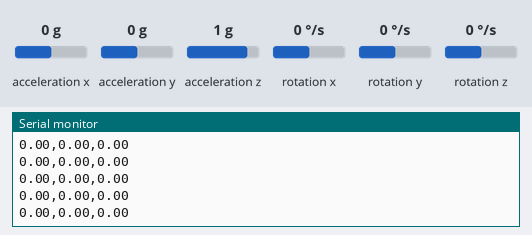
A sketch run on a simulated Arduino Uno, built with avr-gcc and run on an emulated ATmega328P. Parts: the last lines printed to the serial monitor. Wiring (inferred from the names in the program): MPU-6050 motion sensor at I2C address 0x68. The test bench sets the inputs (shaded band); at power-on: acceleration z 1 g, acceleration y 0 g, rotation x 0 °/s, rotation z 0 °/s, acceleration x 0 g, rotation y 0 °/s.

Above: at 1.3 s.
1.4 s: acceleration z set to 0 g
At 1.45 s:
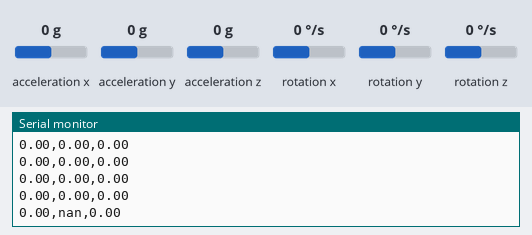
3.3 s: acceleration y set to -1.4 g
At 3.3 s:
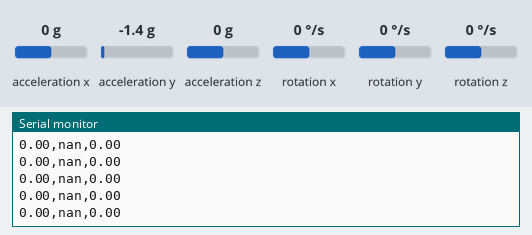
4.8 s: rotation x set to -192 °/s
At 4.84 s:
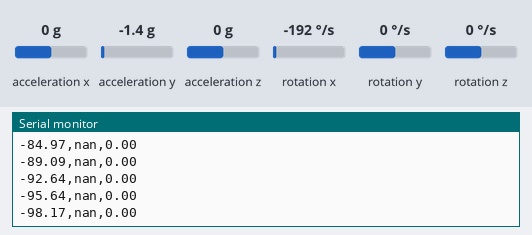
6.3 s: rotation z set to -192 °/s
At 6.39 s:
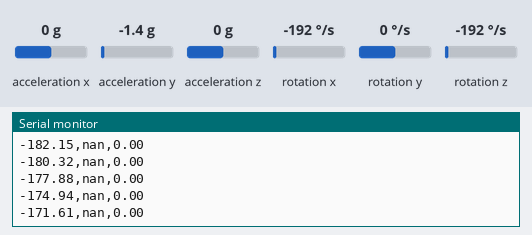
Timing chart, 0 to 9.3 s (numbered marks = the images above; inputs shaded):
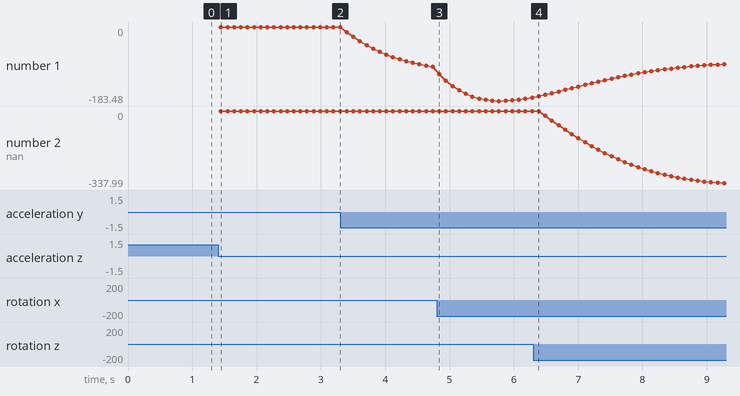

Measured:
- after the input at 1.4 s, the serial monitor: prints a new line after 0.05 s (image 1)
- plotted number 1: 0 → -98.17 after the input at 3.3 s, -98.17 → -174.94 after the input at 4.8 s, -174.94 → -88.06 after the input at 6.3 s
- plotted number 2: 0 → -337.99 after the input at 6.3 s

The sketch:

MPU6050_kalmanfilter.ino
```cpp
// (licence header left out)
#include <Wire.h>
#include <Kalman.h> // Source: https://github.com/TKJElectronics/KalmanFilter
#include <MPU6050.h>
#define RESTRICT_PITCH // Comment out to restrict roll to ±90deg instead - please read: http://www.freescale.com/files/sensors/doc/app_note/AN3461.pdf
MPU6050 mpu;
Kalman kalmanX; //
Kalman kalmanY;
Kalman kalmanZ;
float yaw = 0;
/* IMU Data */
double accX, accY, accZ;
double gyroX, gyroY, gyroZ;
int16_t tempRaw;

double gyroXangle, gyroYangle, gyroZangle; // Angle calculate using the gyro only
double compAngleX, compAngleY, comAngleZ; // Calculated angle using a complementary filter
double kalAngleX, kalAngleY, kalAngleZ; // Calculated angle using a Kalman filter

uint32_t timer;
uint8_t i2cData[14]; // Buffer for I2C data

// TODO: Make calibration routine

void setup() {
 //mpu.calibrateGyro();
 //mpu.setThreshold(1);
  Serial.begin(115200);
  Wire.begin();

//Arduino Version에 따라 I2C 통신 freqency를 400kHz로 설정 -> 빠른 데이터 전송을 위해
#if ARDUINO >= 157
  Wire.setClock(400000UL); // Set I2C frequency to 400kHz
#else
  TWBR = ((F_CPU / 400000UL) - 16) / 2; // Set I2C frequency to 400kHz
#endif

  //MPU6050의 sample rate, filtering, gyro 및 accelerometer 전체 범위 설정
  i2cData[0] = 7; // Set the sample rate to 1000Hz - 8kHz/(7+1) = 1000Hz
  i2cData[1] = 0x00; // Disable FSYNC and set 260 Hz Acc filtering, 256 Hz Gyro filtering, 8 KHz sampling
  i2cData[2] = 0x00; // Set Gyro Full Scale Range to ±250deg/s
  i2cData[3] = 0x00; // Set Accelerometer Full Scale Range to ±2g
  while (i2cWrite(0x19, i2cData, 4, false)); // Write to all four registers at once
  while (i2cWrite(0x6B, 0x01, true)); // PLL with X axis gyroscope reference and disable sleep mode

  //MPU6050의 주소 읽어와 올바른 장치인지 확인
  while (i2cRead(0x75, i2cData, 1));
  if (i2cData[0] != 0x68) { // Read "WHO_AM_I" register
    Serial.print(F("Error reading sensor"));
    while (1);
  }

  delay(100); // Wait for sensor to stabilize

  /* Set kalman and gyro starting angle */
  //MPU6050으로부터 acc 데이터 읽기
  while (i2cRead(0x3B, i2cData, 6));
  accX = (int16_t)((i2cData[0] << 8) | i2cData[1]);
  accY = (int16_t)((i2cData[2] << 8) | i2cData[3]);
  accZ = (int16_t)((i2cData[4] << 8) | i2cData[5]);

  // Source: http://www.freescale.com/files/sensors/doc/app_note/AN3461.pdf eq. 25 and eq. 26
  // atan2 outputs the value of -π to π (radians) - see http://en.wikipedia.org/wiki/Atan2
  // It is then converted from radians to degrees

  //acc data 이용해 초기 각도 계산 -> gyroscope 각도 보정하기 위한 초기값
#ifdef RESTRICT_PITCH // Eq. 25 and 26
  double roll  = atan2(accY, accZ) * RAD_TO_DEG;
  double pitch = atan(-accX / sqrt(accY * accY + accZ * accZ)) * RAD_TO_DEG;

#else // Eq. 28 and 29
  double roll  = atan(accY / sqrt(accX * accX + accZ * accZ)) * RAD_TO_DEG;
  double pitch = atan2(-accX, accZ) * RAD_TO_DEG;
#endif
  //초기 kalman filter 및 gyro 각도 설정
  kalmanX.setAngle(roll);
  kalmanY.setAngle(pitch);
  gyroXangle = roll;
  gyroYangle = pitch;
  compAngleX = roll;
  compAngleY = pitch;

  timer = micros();
  Serial.println("KalmanRoll, KalmanYaw, KalmanPitch");
}

void loop() {
  /* Update all the values */
  while (i2cRead(0x3B, i2cData, 14));
  accX = (int16_t)((i2cData[0] << 8) | i2cData[1]);
  accY = (int16_t)((i2cData[2] << 8) | i2cData[3]);
  accZ = (int16_t)((i2cData[4] << 8) | i2cData[5]);
  tempRaw = (int16_t)((i2cData[6] << 8) | i2cData[7]);
  gyroX = (int16_t)((i2cData[8] << 8) | i2cData[9]);
  gyroY = (int16_t)((i2cData[10] << 8) | i2cData[11]);
  gyroZ = (int16_t)((i2cData[12] << 8) | i2cData[13]);;

  double dt = (double)(micros() - timer) / 1000000; // Calculate delta time
  timer = micros();
  // Source: http://www.freescale.com/files/sensors/doc/app_note/AN3461.pdf eq. 25 and eq. 26
  // atan2 outputs the value of -π to π (radians) - see http://en.wikipedia.org/wiki/Atan2
  // It is then converted from radians to degrees
#ifdef RESTRICT_PITCH // Eq. 25 and 26
  double roll  = atan2(accY, accZ) * RAD_TO_DEG;
  double pitch = atan(-accX / sqrt(accY * accY + accZ * accZ)) * RAD_TO_DEG;
#else // Eq. 28 and 29
  double roll  = atan(accY / sqrt(accX * accX + accZ * accZ)) * RAD_TO_DEG;
  double pitch = atan2(-accX, accZ) * RAD_TO_DEG;
#endif
  double gyroXrate = gyroX / 131.0; // Convert to deg/s
  double gyroYrate = gyroY / 131.0; // Convert to deg/s
  double gyroZrate = gyroZ /131.0;

#ifdef RESTRICT_PITCH
  // This fixes the transition problem when the accelerometer angle jumps between -180 and 180 degrees
  if ((roll < -90 && kalAngleX > 90) || (roll > 90 && kalAngleX < -90)) {
    kalmanX.setAngle(roll);
    compAngleX = roll;
    kalAngleX = roll;
    gyroXangle = roll;
  } else
    kalAngleX = kalmanX.getAngle(roll, gyroXrate, dt); // Calculate the angle using a Kalman filter

  if (abs(kalAngleX) > 90)
    gyroYrate = -gyroYrate; // Invert rate, so it fits the restriced accelerometer reading
  kalAngleY = kalmanY.getAngle(pitch, gyroYrate, dt);
#else
  // This fixes the transition problem when the accelerometer angle jumps between -180 and 180 degrees
  if ((pitch < -90 && kalAngleY > 90) || (pitch > 90 && kalAngleY < -90)) {
    kalmanY.setAngle(pitch);
    compAngleY = pitch;
    kalAngleY = pitch;
    gyroYangle = pitch;
  } else
    kalAngleY = kalmanY.getAngle(pitch, gyroYrate, dt); // Calculate the angle using a Kalman filter

  if (abs(kalAngleY) > 90)
    gyroXrate = -gyroXrate; // Invert rate, so it fits the restriced accelerometer reading
  kalAngleX = kalmanX.getAngle(roll, gyroXrate, dt); // Calculate the angle using a Kalman filter
#endif
  gyroZ = gyroZ + 0.79;
  gyroXangle += gyroXrate * dt; // Calculate gyro angle without any filter
  gyroYangle += gyroYrate * dt;
  gyroZrate  += gyroZrate * dt;

  //gyroZangle 계산
  gyroZangle += kalmanZ.getRate() * dt;
  //gyroXangle += kalmanX.getRate() * dt; // Calculate gyro angle using the unbiased rate
  //gyroYangle += kalmanY.getRate() * dt;

  compAngleX = 0.93 * (compAngleX + gyroXrate * dt) + 0.07 * roll; // Calculate the angle using a Complimentary filter
  //compAngleY = 0.93 * (compAngleY + gyroYrate * dt) + 0.07 * pitch;

  // Reset the gyro angle when it has drifted too much
  if (gyroXangle < -180 || gyroXangle > 180)
    gyroXangle = kalAngleX;
  if (gyroYangle < -180 || gyroYangle > 180)
    gyroYangle = kalAngleY;


  kalAngleZ = kalmanZ.getAngle(yaw,gyroZrate,dt); // z 축 각도계

  /*
  Serial.print(kalAngleX); Serial.print("\t");
  Serial.print(kalAngleY); Serial.print("\t");
  Serial.println(gyroZangle); //Serial.print("\t");
  */


  /* Print Data */
  Serial.print(kalAngleX); Serial.print(",");
  Serial.print(kalAngleY); Serial.print(",");
  Serial.println(gyroZangle);//Serial.print("\t");
  delay(100);
}
```

I2C.ino
```cpp
// (licence header left out)
const uint8_t IMUAddress = 0x68; // AD0 is logic low on the PCB
const uint16_t I2C_TIMEOUT = 1000; // Used to check for errors in I2C communication

uint8_t i2cWrite(uint8_t registerAddress, uint8_t data, bool sendStop) {
  return i2cWrite(registerAddress, &data, 1, sendStop); // Returns 0 on success
}

uint8_t i2cWrite(uint8_t registerAddress, uint8_t *data, uint8_t length, bool sendStop) {
  Wire.beginTransmission(IMUAddress);
  Wire.write(registerAddress);
  Wire.write(data, length);
  uint8_t rcode = Wire.endTransmission(sendStop); // Returns 0 on success
  if (rcode) {
    Serial.print(F("i2cWrite failed: "));
    Serial.println(rcode);
  }
  return rcode; // See: http://arduino.cc/en/Reference/WireEndTransmission
}

uint8_t i2cRead(uint8_t registerAddress, uint8_t *data, uint8_t nbytes) {
  uint32_t timeOutTimer;
  Wire.beginTransmission(IMUAddress);
  Wire.write(registerAddress);
  uint8_t rcode = Wire.endTransmission(false); // Don't release the bus
  if (rcode) {
    Serial.print(F("i2cRead failed: "));
    Serial.println(rcode);
    return rcode; // See: http://arduino.cc/en/Reference/WireEndTransmission
  }
  Wire.requestFrom(IMUAddress, nbytes, (uint8_t)true); // Send a repeated start and then release the bus after reading
  for (uint8_t i = 0; i < nbytes; i++) {
    if (Wire.available())
      data[i] = Wire.read();
    else {
      timeOutTimer = micros();
      while (((micros() - timeOutTimer) < I2C_TIMEOUT) && !Wire.available());
      if (Wire.available())
        data[i] = Wire.read();
      else {
        Serial.println(F("i2cRead timeout"));
        return 5; // This error value is not already taken by endTransmission
      }
    }
  }
  return 0; // Success
}
```
